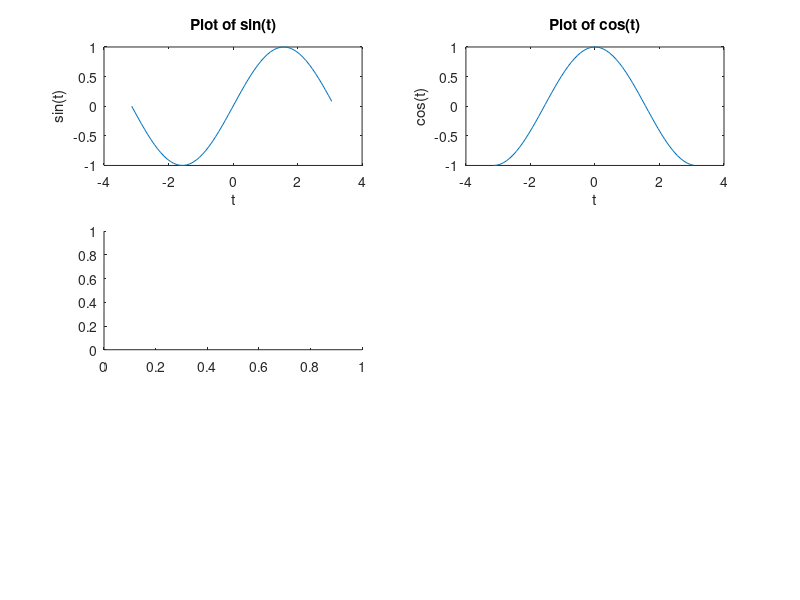

This chart was generated by the following MATLAB code: (Note: this script raises an error after producing the figure.)
round(99.9987)

ceil(99.9)

ceil(-99.9)

floor(99.9)

floor(-99.9)

fix(50.55)

fix(-50.55)


#Trigonomeetric Functions

t = -pi:0.1:pi

subplot(3,2,1)
plot(t,sin(t))
xlabel('t')
ylabel('sin(t)')
title('Plot of sin(t)')

subplot(3,2,2)
plot(t,cos(t))
xlabel('t')
ylabel('cos(t)')
title('Plot of cos(t)')

subplot(3,2,3)
plot(t,tangent)
xlabel('t')
ylabel('tan(t)')
title('Plot of tan(t)')

t1 = -pi+0.01:0.01:-0.01 
t2 = 0.01:0.01:pi-0.01
subplot(3,2,4)
plot(t,csc(t))
xlabel('t')
ylabel('cosec(t)')
title('Plot of cosec(t)')

t1 = -pi/2+0.01:0.01:pi/2-0.01; 
t2 = pi/2+0.01:0.01:(3*pi/2)-0.01; 
subplot(3,2,5)
plot(t,sec(t))
xlabel('t')
ylabel('sec(t)')
title('Plot of sec(t)')

t1 = -pi+0.01:0.01:-0.01; 
t2 = 0.01:0.01:pi-0.01;
subplot(3,2,6)
plot(t,cot(t))
xlabel('t')
ylabel('cot(t)')
title('Plot of cot(t)')